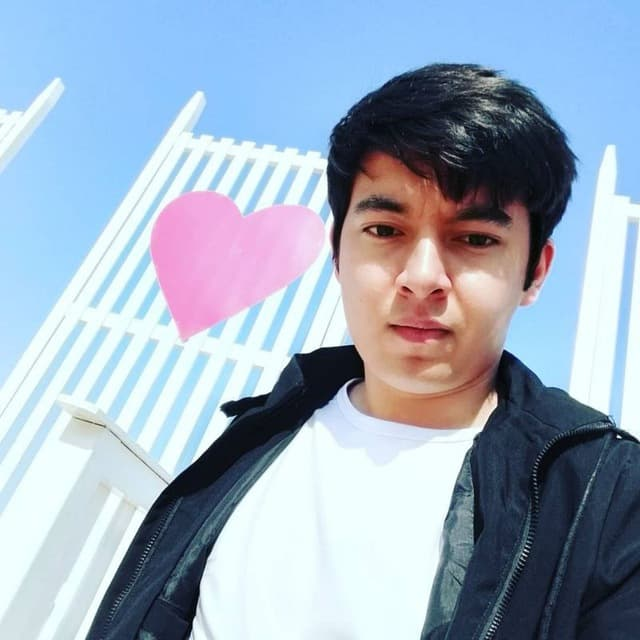
#> input picture OpenCV_Full/Photos/self.jpg, 640 x 640 px
$ python 14_Thresholding.py
#> lines starting #> are read from the running program, lines starting #| are printed output that depends on the picture; after the words box and inside, x2 and y2 are one past the last pixel; in counts of white or black regions, pixels touching at a corner belong together
import cv2
import numpy as np


img = cv2.imread("Photos/self.jpg")
#> img is the input picture: shape (640, 640, 3); mean B, G, R 190.6, 172.1, 156.7
cv2.imshow('Img', img)


gray = cv2.cvtColor(img, cv2.COLOR_BGR2GRAY)
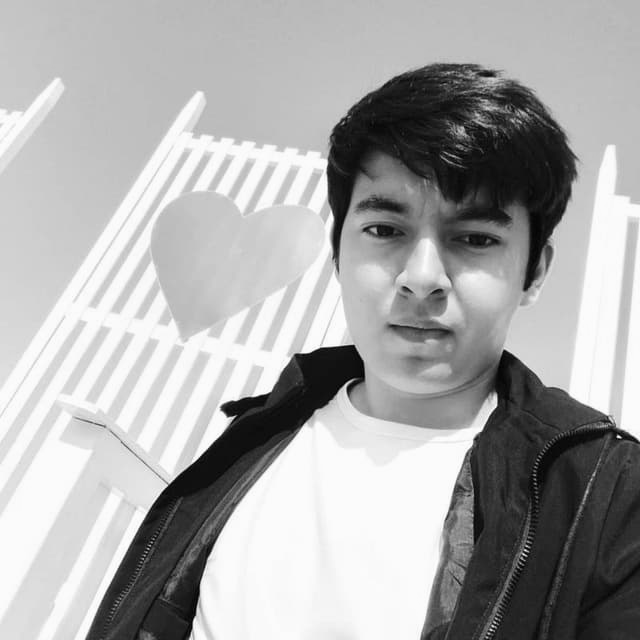
#> gray: shape (640, 640); min 1, max 255, mean 169.6
cv2.imshow('gray', gray)


threshold, thresh = cv2.threshold(gray, 125, 256, cv2.THRESH_BINARY)
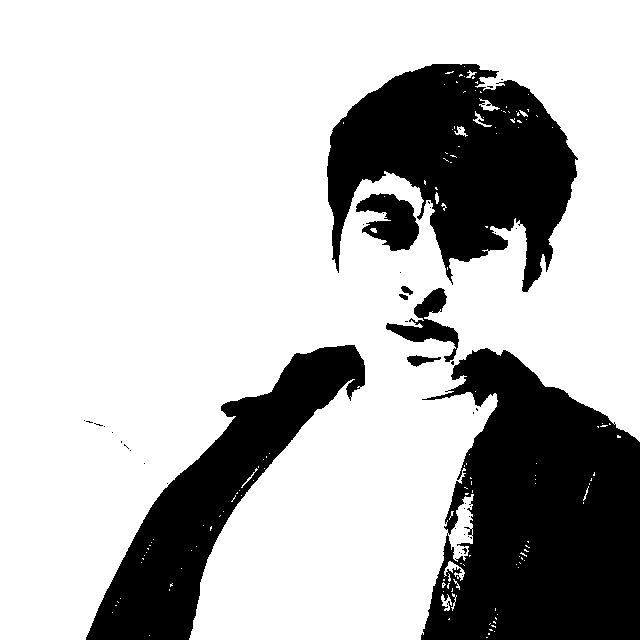
#> thresh: shape (640, 640); 73.6% white; 45 black regions (37 under 20 px), largest, box (x1, y1, x2, y2) and area: (421, 348, 640, 640) 46192, (327, 64, 578, 292) 32981, (86, 345, 365, 640) 24710
cv2.imshow('thresh', thresh)


threshold, thresh_inv = cv2.threshold(gray, 125, 256, cv2.THRESH_BINARY_INV)
cv2.imshow('thresh inv', thresh_inv)


adaptive_thresh = cv2.adaptiveThreshold(gray, 255, cv2.ADAPTIVE_THRESH_MEAN_C, cv2.THRESH_BINARY_INV, 11, 9)
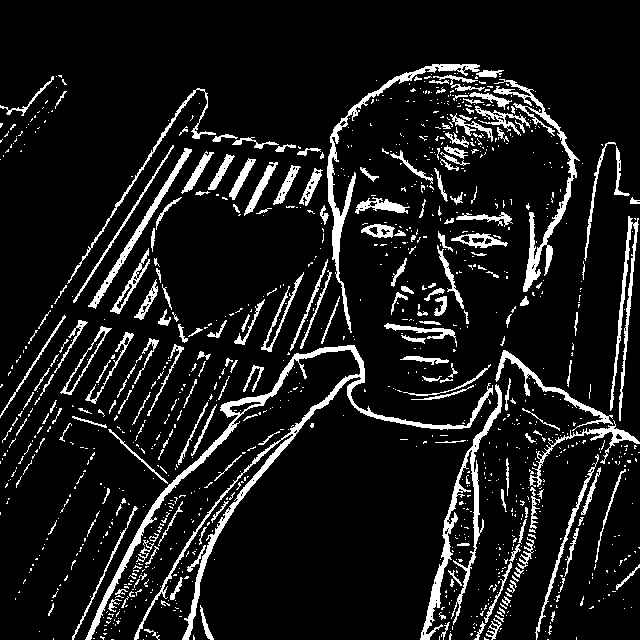
#> adaptive_thresh: shape (640, 640); 10.2% white; 1125 white regions (917 under 20 px), largest, box (x1, y1, x2, y2) and area: (85, 345, 493, 640) 6121, (420, 384, 502, 640) 2508, (327, 64, 480, 333) 2239
cv2.imshow('Adaptive thresh', adaptive_thresh)


cv2.waitKey(0)
